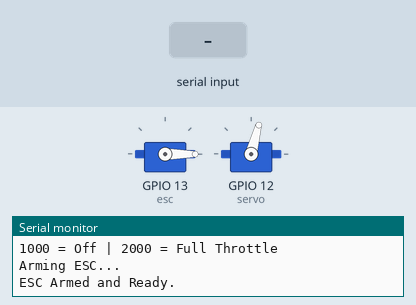
This program was run on a simulated ESP32. Shown: 2 × servo, the last lines printed to the serial monitor. The inputs (shaded band) are chosen by the test bench. Nothing arrives over Bluetooth unless stated.

Above: at 3.2 s.
3.3 s: "30,150\n" received over the second serial link
At 4.1 s:
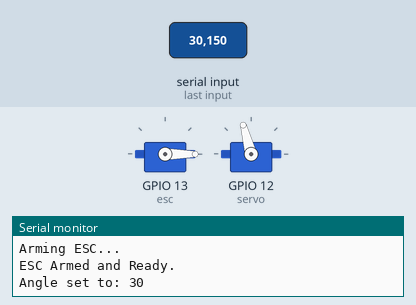
4.8 s: "5\n" received over the second serial link
At 5.2 s:
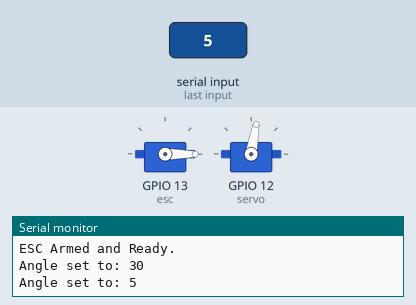
Timing chart, 0 to 7.8 s (numbered marks = the images above; inputs shaded):
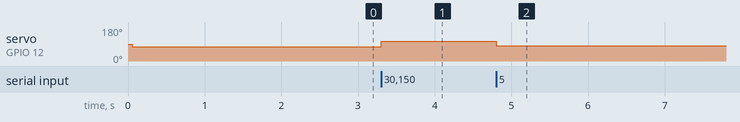

The program:

main.cpp
```cpp
#include <Arduino.h>
#include <ESP32Servo.h>
#include "BluetoothSerial.h"

Servo esc;
Servo servo;
BluetoothSerial SerialBT;

int throttle = 0;

void setup() {
  Serial.begin(9600);
  SerialBT.begin("Lanchita");


  esc.attach(13, 1000, 2000);
  servo.attach(12);

  Serial.println("--- ESC Serial Control ---");
  Serial.println("Enter a value between 1000 and 2000");
  Serial.println("1000 = Off | 2000 = Full Throttle");


  Serial.println("Arming ESC...");
  esc.writeMicroseconds(1000);
  servo.write(75);
  delay(2000);
  Serial.println("ESC Armed and Ready.");
}

void loop() {
  if (SerialBT.available() > 0) {
    // Read the integer from the Serial Monitor
    int input = SerialBT.parseInt();

    // Validate the input range
    if (input >= 1000 && input <= 2000) {
      throttle = input;
      esc.writeMicroseconds(throttle);

      Serial.print("Throttle set to: ");
      Serial.println(throttle);

      SerialBT.print("Throttle set to: ");
      SerialBT.println(throttle);
    }
    else if (-75 <= input && input <= 50){
      servo.write(75 + input);

      Serial.print("Angle set to: ");
      Serial.println(input);

      SerialBT.print("Angle set to: ");
      SerialBT.println(input);
    }
    else if (input != 0) {
      Serial.println("Invalid input.");
      SerialBT.println("Invalid input.");
    }

    while (SerialBT.available() > 0) {
      SerialBT.read();
    }

  }
}
```

Measured:
- after the input at 3.3 s, servo on GPIO 12 (servo): 75° → 105° at once
- after the input at 4.8 s, servo on GPIO 12 (servo): 105° → 80° at once
